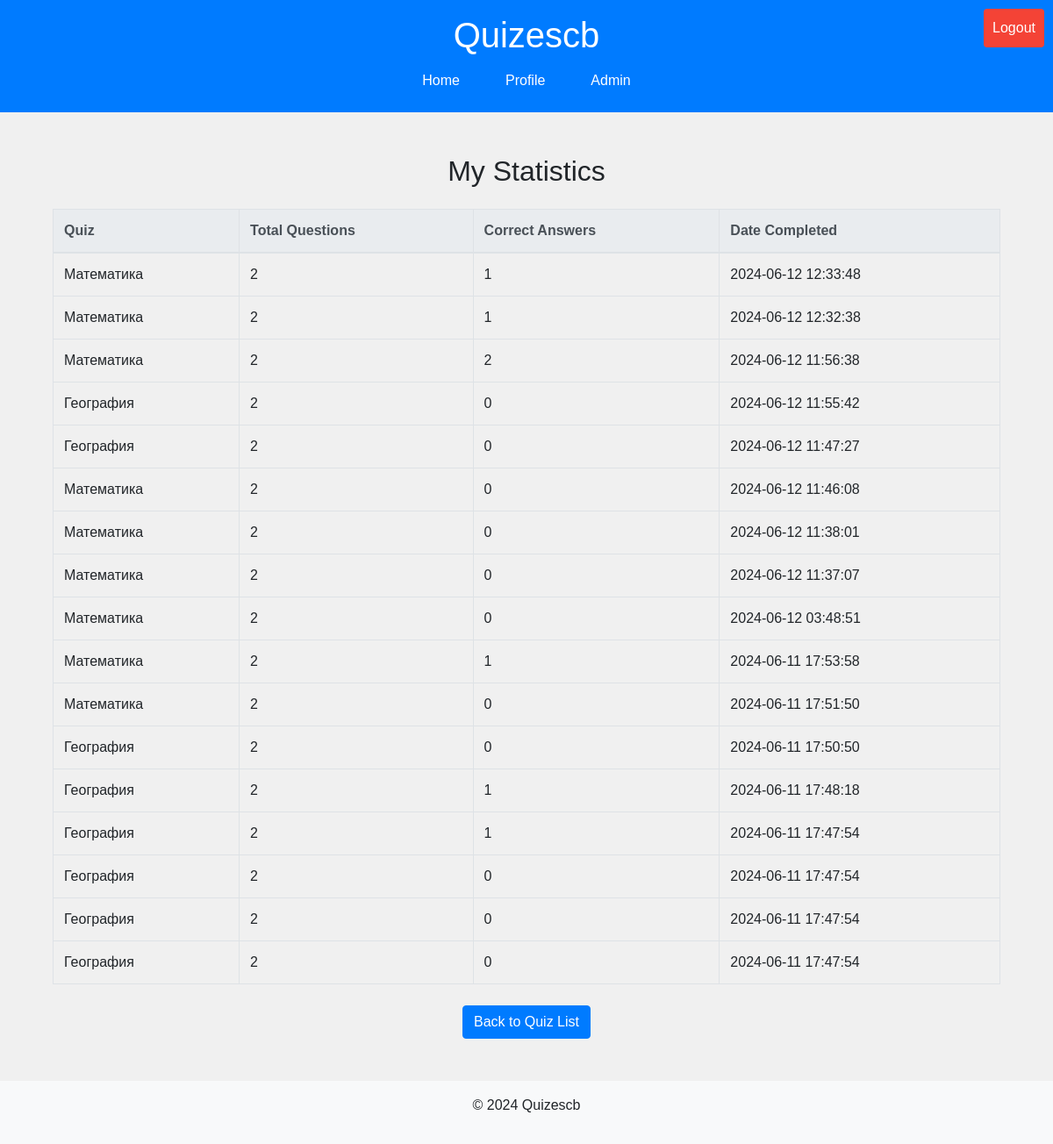
Screenshot of /statistics/ (signed in) with the database file from the repository.
### quizzes/models.py (models this page shows, shortened)
class UserQuizResult(models.Model):
    user = models.ForeignKey(User, on_delete=models.CASCADE)
    quiz = models.ForeignKey(Quiz, on_delete=models.CASCADE)
    total_questions = models.IntegerField()
    correct_answers = models.IntegerField()
    completed_at = models.DateTimeField(default=timezone.now)

class Quiz(models.Model):
    title = models.CharField(max_length=200)
    description = models.TextField()
    department = models.ForeignKey(Department, on_delete=models.CASCADE, null=True, blank=True)

### quizzes/views.py (the view)
# urls.py: path('statistics/', views.user_statistics, name='user_statistics'),
@login_required
def user_statistics(request):
    log_user_activity(request.user, "Viewed user statistics")
    user_results = UserQuizResult.objects.filter(user=request.user).order_by('-completed_at')
    return render(request, 'quizzes/user_statistics.html', {'user_results': user_results})

### quizzes/views.py (called while the page is built)
def log_user_activity(user, activity):
    UserActivityLog.objects.create(user=user, activity=activity)

### quizzes/templates/quizzes/user_statistics.html (shortened to what this page needs)
{% extends 'quizzes/base.html' %}
{% block content %}
<div class="container">
    <h2 class="text-center my-4">My Statistics</h2>
    <table class="table table-bordered table-hover">
        <thead class="thead-light">
            <tr>
                <th>Quiz</th>
                <th>Total Questions</th>
                <th>Correct Answers</th>
                <th>Date Completed</th>
            </tr>
        </thead>
        <tbody>
            {% for result in user_results %}
                <tr>
                    <td>{{ result.quiz.title }}</td>
                    <td>{{ result.total_questions }}</td>
                    <td>{{ result.correct_answers }}</td>
                    <td>{{ result.completed_at|date:"Y-m-d H:i:s" }}</td>
                </tr>
            {% endfor %}
        </tbody>
    </table>
    <div class="text-center mt-4">
        <a href="{% url 'quiz_list' %}" class="btn btn-primary">Back to Quiz List</a>
    </div>
</div>
{% endblock %}

### quizzes/static/css/style.css (style rules this page uses)
body { font-family: Arial, sans-serif; background-color: #f0f0f0; margin: 0; }

### rows the page displays
UserQuizResult: quiz "Математика", total_questions "2", correct_answers "1", completed_at "2024-06-12 12:33:48"
UserQuizResult: quiz "Математика", total_questions "2", correct_answers "1", completed_at "2024-06-12 12:32:38"
UserQuizResult: quiz "Математика", total_questions "2", correct_answers "2", completed_at "2024-06-12 11:56:38"
UserQuizResult: quiz "География", total_questions "2", correct_answers "0", completed_at "2024-06-12 11:55:42"
UserQuizResult: quiz "География", total_questions "2", correct_answers "0", completed_at "2024-06-12 11:47:27"
UserQuizResult: quiz "Математика", total_questions "2", correct_answers "0", completed_at "2024-06-12 11:46:08"
UserQuizResult: quiz "Математика", total_questions "2", correct_answers "0", completed_at "2024-06-12 11:38:01"
UserQuizResult: quiz "Математика", total_questions "2", correct_answers "0", completed_at "2024-06-12 11:37:07"
UserQuizResult: quiz "Математика", total_questions "2", correct_answers "0", completed_at "2024-06-12 03:48:51"
UserQuizResult: quiz "Математика", total_questions "2", correct_answers "1", completed_at "2024-06-11 17:53:58"
UserQuizResult: quiz "Математика", total_questions "2", correct_answers "0", completed_at "2024-06-11 17:51:50"
UserQuizResult: quiz "География", total_questions "2", correct_answers "0", completed_at "2024-06-11 17:50:50"
UserQuizResult: quiz "География", total_questions "2", correct_answers "1", completed_at "2024-06-11 17:48:18"
UserQuizResult: quiz "География", total_questions "2", correct_answers "1", completed_at "2024-06-11 17:47:54"
UserQuizResult: quiz "География", total_questions "2", correct_answers "0", completed_at "2024-06-11 17:47:54"
UserQuizResult: quiz "География", total_questions "2", correct_answers "0", completed_at "2024-06-11 17:47:54"
UserQuizResult: quiz "География", total_questions "2", correct_answers "0", completed_at "2024-06-11 17:47:54"
